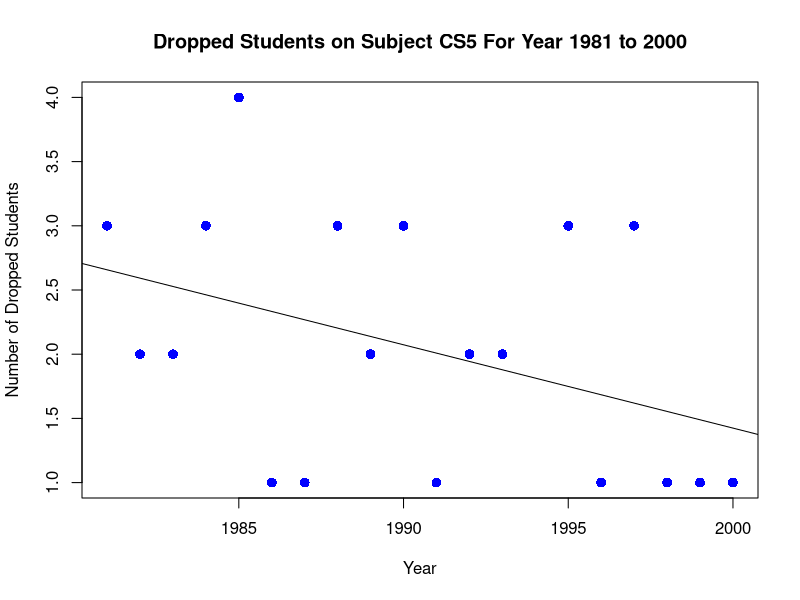

R code for this plot:
## Load the CSV file
data = read.csv("./FACT_TABLE.csv", header = TRUE)
x <- c()
y <- c()
for(i in data[1]) { x <- i }
for(i in data[3]) { y <- i }

relation <- lm(y~x)

predictIt <- function(year) {
  a <- data.frame(x = year)
  result <-  predict(relation,a)
}

headerMessage <- "Dropped Students on Subject CS5 For Year 1981 to 2000"

plot(x,y,col = "blue", main = headerMessage, 
     abline(lm(y~x)), cex = 1.3,pch = 16
     ,xlab = "Year", ylab = "Number of Dropped Students")

